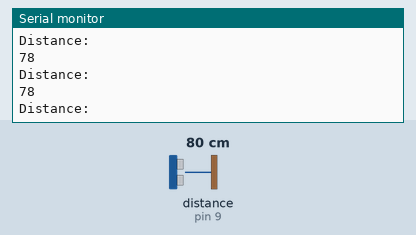
A sketch run on a simulated Arduino Uno, built with avr-gcc and run on an emulated ATmega328P. On the bench: the last lines printed to the serial monitor. Wiring (inferred from the names in the program): ultrasonic range finder: trigger pin 10; echo pin 9. Inputs (shaded band) come from the test bench; at power-on: distance to the obstacle (sensor on pin 9) 80 cm. The echo pulse lasts 58.3 µs per cm.

Above: at 1.2 s.
1.3 s: distance to the obstacle (sensor on pin 9) set to 2 cm
At 1.9 s:
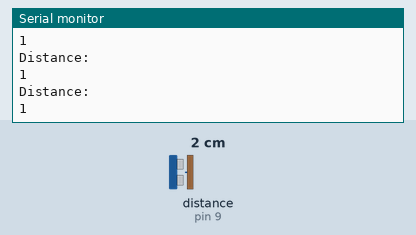
2.8 s: distance to the obstacle (sensor on pin 9) set to 18 cm
At 3.3 s:
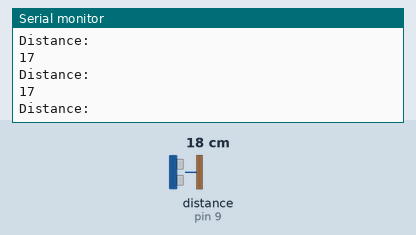
5.8 s: distance to the obstacle (sensor on pin 9) set to 299 cm
At 6.3 s:
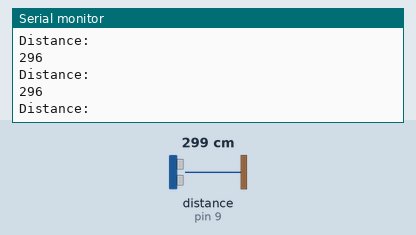
Timing chart, 0 to 8.8 s (numbered marks = the images above; inputs shaded):
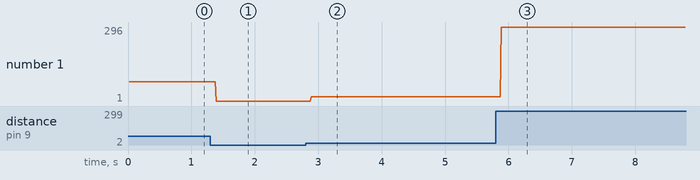

The sketch:

ultrasonic.ino
```cpp
const int trigpin=10;
const int echopin=9;
long duration;
int distance;
void setup()
{Serial.begin(9600);
  pinMode(trigpin, OUTPUT);
  pinMode(echopin,INPUT);
}

void loop()
{
  digitalWrite(trigpin, LOW);
  delayMicroseconds(2);// Wait for 1000 millisecond(s)
  digitalWrite(trigpin, HIGH);
  delayMicroseconds(500);
  digitalWrite(trigpin,LOW);
  duration=pulseIn(echopin,HIGH);
  distance=duration*0.034/2;
  Serial.println("Distance:");
  Serial.println(distance);
}
```

Measured:
- after the input at 1.3 s, the serial monitor: prints a new line after 0.09 s (image 1)
- after the input at 2.8 s, the serial monitor: prints a new line after 0.09 s (image 2)
- after the input at 5.8 s, the serial monitor: prints a new line after 0.08 s (image 3)
- plotted number 1: 78 → 1 after the input at 1.3 s, 1 → 17 after the input at 2.8 s, 17 → 296 after the input at 5.8 s
